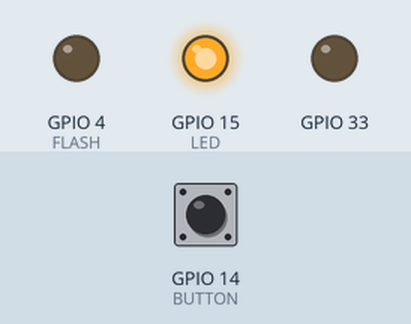
Recording of a sketch running on a simulated ESP32. Parts: output pins drawn as LEDs (lit = HIGH). The inputs (shaded band) are chosen by the test bench; at power-on: GPIO 14 (BUTTON) HIGH. WiFi joins after 1.5 s; servers stay silent unless stated; random numbers use the default seed unless the sketch sets one; the camera gives no picture; the audio player accepts every command and is not drawn; what the sketch prints to the serial monitor is not drawn.

Above: at 3.8 s.
3.9 s: GPIO 14 (BUTTON) pulled LOW for 0.15 s
At 4.7 s:
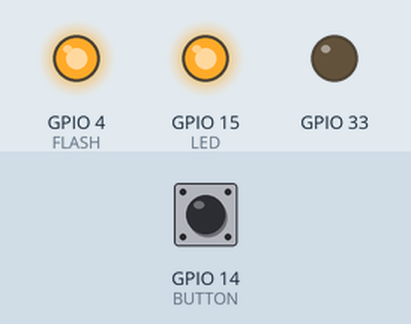
At 8.2 s:
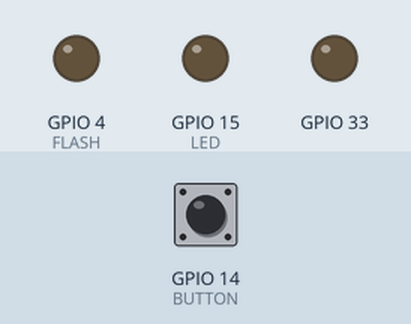
Timing chart, 0 to 13.0 s (numbered marks = the images above; inputs shaded):
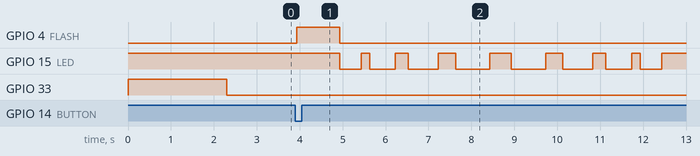

The sketch:

Smart_Door_Bell_using_Blynk.ino
```cpp
/*

*/
#include "esp_camera.h"
#include <WiFi.h>
#include <WiFiClient.h>
#include <BlynkSimpleEsp32.h>
#include "DFRobotDFPlayerMini.h"

#define CAMERA_MODEL_AI_THINKER

HardwareSerial hwSerial(1);
DFRobotDFPlayerMini myDFPlayer;

#include "camera_pins.h"

#define FLASH 4
#define BUTTON 14
#define LED 15

#define TX2 13
#define RX2 12


const char* ssid = "NOMBRE_DE_TU_SSID";
const char* password = "CONTRASEÑA_DE_SSID";
char auth[] = "TOKEN_QUE_ENVIA_BLYNK";

String my_Local_IP;

void startCameraServer();

BLYNK_WRITE(V2) // ALARMA
{
  int alarma = param.asInt();

  if (alarma == 1) {
    myDFPlayer.play(004);
  }
  else {
    myDFPlayer.stop();
  }
}

BLYNK_WRITE(V3) // NO ESTOY EN CASA
{
  int voy = param.asInt();

  if (voy == 1) {
    myDFPlayer.play(002);
  }
}

BLYNK_WRITE(V4) // VOY A LA PUERTA
{
  int no_voy = param.asInt();

  if (no_voy == 1) {
    myDFPlayer.play(001);
  }
}

BLYNK_WRITE(V5) // VOLUMEN
{
  int volumen = param.asInt();

  myDFPlayer.volume(volumen);  //Set volume value (0~30).

}

void capture()
{
  myDFPlayer.play(003);  //Play the campana largo mp3

  digitalWrite(FLASH, HIGH);
  uint32_t number = random(40000000);
  Blynk.notify("Hay alguien en la puerta...");
  Serial.println("http://" + my_Local_IP + "/capture?_cb=" + (String)number);
  Blynk.setProperty(V1, "urls", "http://" + my_Local_IP + "/capture?_cb=" + (String)number);
  delay(1000);
  digitalWrite(FLASH, LOW);

  digitalWrite(LED, LOW); delay(500);
  digitalWrite(LED, HIGH); delay(200);
  digitalWrite(LED, LOW); delay(600);
  digitalWrite(LED, HIGH); delay(300);
  digitalWrite(LED, LOW); delay(700);
  digitalWrite(LED, HIGH); delay(400);
  digitalWrite(LED, LOW); delay(800);
  digitalWrite(LED, HIGH); delay(500);
  digitalWrite(LED, LOW); delay(800);
  digitalWrite(LED, HIGH); delay(400);
  digitalWrite(LED, LOW); delay(700);
  digitalWrite(LED, HIGH); delay(300);
  digitalWrite(LED, LOW); delay(600);
  digitalWrite(LED, HIGH); delay(200);
  digitalWrite(LED, LOW); delay(500);
  digitalWrite(LED, HIGH); delay(200);

  digitalWrite(LED, HIGH);
}

void setup() {
  btStop(); // turn off bluetooth
  hwSerial.begin(9600, SERIAL_8N1, TX2, RX2);  // speed, type, TX, RX

  Serial.begin(115200);

  pinMode(FLASH, OUTPUT);
  pinMode(LED, OUTPUT);
  pinMode(33, OUTPUT);
  digitalWrite(LED, HIGH); //enciende el led
  digitalWrite(33, HIGH); //enciende el led
  //Serial.setDebugOutput(true);


  camera_config_t config;
  config.ledc_channel = LEDC_CHANNEL_0;
  config.ledc_timer = LEDC_TIMER_0;
  config.pin_d0 = Y2_GPIO_NUM;
  config.pin_d1 = Y3_GPIO_NUM;
  config.pin_d2 = Y4_GPIO_NUM;
  config.pin_d3 = Y5_GPIO_NUM;
  config.pin_d4 = Y6_GPIO_NUM;
  config.pin_d5 = Y7_GPIO_NUM;
  config.pin_d6 = Y8_GPIO_NUM;
  config.pin_d7 = Y9_GPIO_NUM;
  config.pin_xclk = XCLK_GPIO_NUM;
  config.pin_pclk = PCLK_GPIO_NUM;
  config.pin_vsync = VSYNC_GPIO_NUM;
  config.pin_href = HREF_GPIO_NUM;
  config.pin_sscb_sda = SIOD_GPIO_NUM;
  config.pin_sscb_scl = SIOC_GPIO_NUM;
  config.pin_pwdn = PWDN_GPIO_NUM;
  config.pin_reset = RESET_GPIO_NUM;
  config.xclk_freq_hz = 20000000;
  config.pixel_format = PIXFORMAT_JPEG;
  //init with high specs to pre-allocate larger buffers
  if (psramFound()) {
    config.frame_size = FRAMESIZE_UXGA;
    config.jpeg_quality = 10;
    config.fb_count = 2;
  } else {
    config.frame_size = FRAMESIZE_SVGA;
    config.jpeg_quality = 12;
    config.fb_count = 1;
  }

  // camera init
  esp_err_t err = esp_camera_init(&config);
  if (err != ESP_OK) {
    //Serial.printf("Camera init failed with error 0x%x", err);
    return;
  }

  sensor_t * s = esp_camera_sensor_get();
  //initial sensors are flipped vertically and colors are a bit saturated
  if (s->id.PID == OV3660_PID) {
    s->set_vflip(s, 1);//flip it back
    s->set_brightness(s, 1);//up the blightness just a bit
    s->set_saturation(s, -2);//lower the saturation
  }
  //drop down frame size for higher initial frame rate
  s->set_framesize(s, FRAMESIZE_QVGA);
  //s->set_vflip(s, 1);

  //------------------------   SETUP DFPLAYER ----------------------------------------------
  Serial.println();
  Serial.println(F("DFRobot DFPlayer Mini Demo"));
  Serial.println(F("Initializing DFPlayer ... (May take 3~5 seconds)"));

  if (!myDFPlayer.begin(hwSerial)) {  //Use softwareSerial to communicate with mp3.
//    Serial.println(F("Unable to begin:"));
//    Serial.println(F("1.Please recheck the connection!"));
//    Serial.println(F("2.Please insert the SD card!"));
//    while (true) {
//      delay(0); // Code to compatible with ESP8266 watch dog.
//    }
  }
  Serial.println(F("DFPlayer Mini online."));

  myDFPlayer.setTimeOut(500); //Set serial communictaion time out 500ms

  myDFPlayer.outputDevice(DFPLAYER_DEVICE_SD);

  //------------------------------------------------------------------------------

  WiFi.begin(ssid, password);

  while (WiFi.status() != WL_CONNECTED) {
    delay(500);
    Serial.print(".");
  }
  Serial.println("");
  Serial.println("WiFi connected");

  if (WiFi.status() == WL_CONNECTED)
  {
    digitalWrite(33, LOW);
  }
  startCameraServer();

  Serial.print("Camera Ready! Use 'http://");
  Serial.print(WiFi.localIP());
  my_Local_IP = WiFi.localIP().toString();
  Serial.println("' to connect");
  Blynk.begin(auth, ssid, password);
}
void loop() {

  Blynk.run();
  if (digitalRead(BUTTON) == LOW) {
    capture();
  }

}
```

camera_pins.h
```cpp
#if defined(CAMERA_MODEL_WROVER_KIT)
#define PWDN_GPIO_NUM    -1
#define RESET_GPIO_NUM   -1
#define XCLK_GPIO_NUM    21
#define SIOD_GPIO_NUM    26
#define SIOC_GPIO_NUM    27

#define Y9_GPIO_NUM      35
#define Y8_GPIO_NUM      34
#define Y7_GPIO_NUM      39
#define Y6_GPIO_NUM      36
#define Y5_GPIO_NUM      19
#define Y4_GPIO_NUM      18
#define Y3_GPIO_NUM       5
#define Y2_GPIO_NUM       4
#define VSYNC_GPIO_NUM   25
#define HREF_GPIO_NUM    23
#define PCLK_GPIO_NUM    22

#elif defined(CAMERA_MODEL_ESP_EYE)
#define PWDN_GPIO_NUM    -1
#define RESET_GPIO_NUM   -1
#define XCLK_GPIO_NUM    4
#define SIOD_GPIO_NUM    18
#define SIOC_GPIO_NUM    23

#define Y9_GPIO_NUM      36
#define Y8_GPIO_NUM      37
#define Y7_GPIO_NUM      38
#define Y6_GPIO_NUM      39
#define Y5_GPIO_NUM      35
#define Y4_GPIO_NUM      14
#define Y3_GPIO_NUM      13
#define Y2_GPIO_NUM      34
#define VSYNC_GPIO_NUM   5
#define HREF_GPIO_NUM    27
#define PCLK_GPIO_NUM    25

#elif defined(CAMERA_MODEL_M5STACK_PSRAM)
#define PWDN_GPIO_NUM     -1
#define RESET_GPIO_NUM    15
#define XCLK_GPIO_NUM     27
#define SIOD_GPIO_NUM     25
#define SIOC_GPIO_NUM     23

#define Y9_GPIO_NUM       19
#define Y8_GPIO_NUM       36
#define Y7_GPIO_NUM       18
#define Y6_GPIO_NUM       39
#define Y5_GPIO_NUM        5
#define Y4_GPIO_NUM       34
#define Y3_GPIO_NUM       35
#define Y2_GPIO_NUM       32
#define VSYNC_GPIO_NUM    22
#define HREF_GPIO_NUM     26
#define PCLK_GPIO_NUM     21

#elif defined(CAMERA_MODEL_M5STACK_WIDE)
#define PWDN_GPIO_NUM     -1
#define RESET_GPIO_NUM    15
#define XCLK_GPIO_NUM     27
#define SIOD_GPIO_NUM     22
#define SIOC_GPIO_NUM     23

#define Y9_GPIO_NUM       19
#define Y8_GPIO_NUM       36
#define Y7_GPIO_NUM       18
#define Y6_GPIO_NUM       39
#define Y5_GPIO_NUM        5
#define Y4_GPIO_NUM       34
#define Y3_GPIO_NUM       35
#define Y2_GPIO_NUM       32
#define VSYNC_GPIO_NUM    25
#define HREF_GPIO_NUM     26
#define PCLK_GPIO_NUM     21

#elif defined(CAMERA_MODEL_AI_THINKER)
#define PWDN_GPIO_NUM     32
#define RESET_GPIO_NUM    -1
#define XCLK_GPIO_NUM      0
#define SIOD_GPIO_NUM     26
#define SIOC_GPIO_NUM     27

#define Y9_GPIO_NUM       35
#define Y8_GPIO_NUM       34
#define Y7_GPIO_NUM       39
#define Y6_GPIO_NUM       36
#define Y5_GPIO_NUM       21
#define Y4_GPIO_NUM       19
#define Y3_GPIO_NUM       18
#define Y2_GPIO_NUM        5
#define VSYNC_GPIO_NUM    25
#define HREF_GPIO_NUM     23
#define PCLK_GPIO_NUM     22

#else
#error "Camera model not selected"
#endif
```

Measured:
- after the input at 3.9 s, GPIO 4 (FLASH): LOW → HIGH at once, → LOW 1.0 s later; GPIO 15 (LED): HIGH → LOW after 1.0 s, → HIGH 0.50 s later, → LOW 0.20 s later, → HIGH 0.60 s later, … (16 changes in this stretch)
